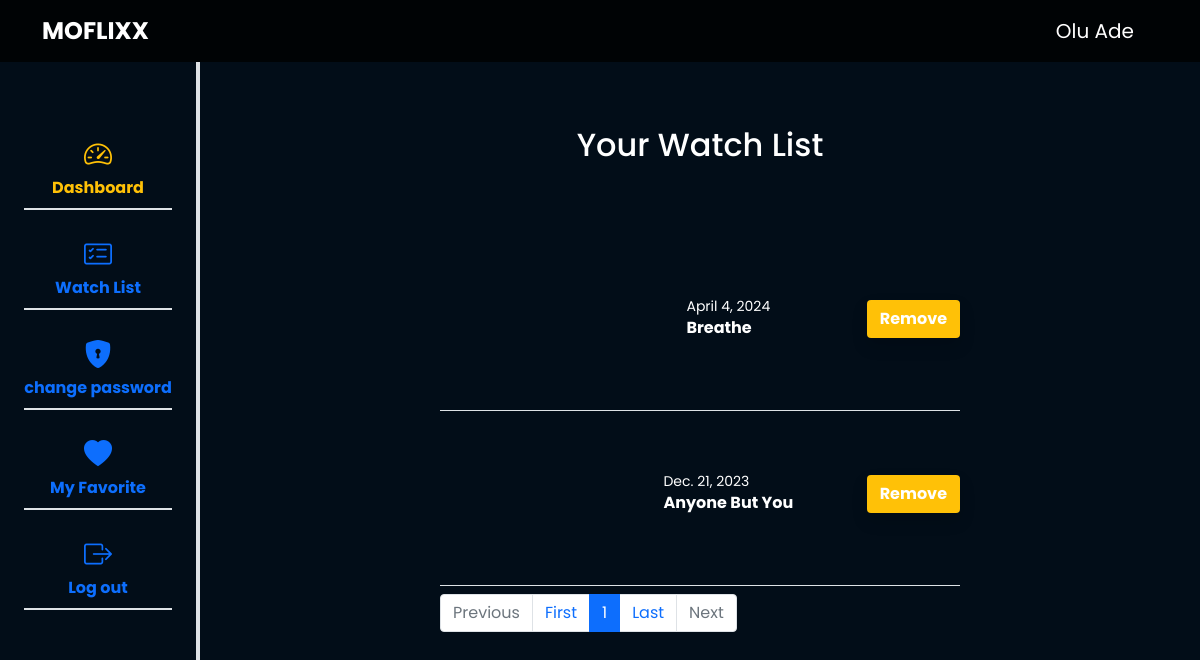
The app's page /watchlist/watchlist (signed in), older data.
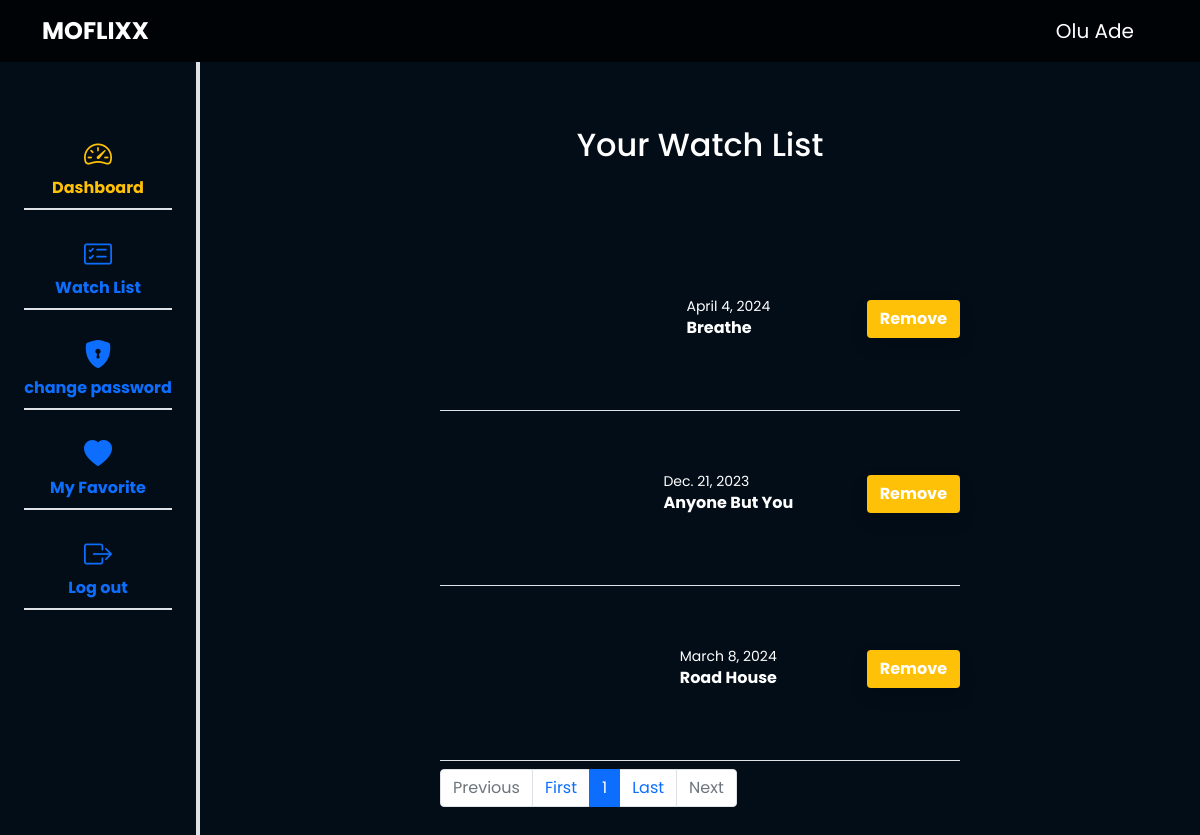
The same page, newer data.
### apps/watchlists/models.py (models this page shows, shortened)
class WatchList(BaseModel):
    user = models.ForeignKey(CustomUser, on_delete=models.CASCADE, related_name='watchlist', blank=True, null=True)
    movie = models.ForeignKey(Movie, on_delete=models.CASCADE, null=True, blank=True)

### apps/movies/models.py (models this page shows, shortened)
class Movie(BaseModel):
    title = models.CharField(max_length=255, null=True, blank=True)
    tag = models.CharField(max_length=50, null=True, blank=True)
    poster_path = models.URLField(max_length=50, null=True, blank=True)
    rating = models.CharField(max_length=50, null=True, blank=True)
    overview = models.TextField()
    release_date = models.DateField()

### apps/watchlists/views.py (the view)
# urls.py: path('watchlist', views.WatchListView.as_view(), name="watchlist"),
class WatchListView(LoginRequiredMixin, generic.ListView):
    model = WatchList
    fields = '__all__'
    template_name = "watchlists/watch_list.html"
    context_object_name = "watchlists"
    paginate_by = 4
    def get_queryset(self):
        return super().get_queryset().filter(user=self.request.user)

### apps/users/models.py (called while the page is built)
    def get_full_name(self):
        return f"{self.first_name.capitalize()} {self.last_name.capitalize()}"

### apps/watchlists/templates/watchlists/watch_list.html (shortened to what this page needs)
{% extends "dashboard.html" %}
{% load static %}
{% block content %}
  <main class="d-flex">
    <div class="col-12 col-md-9 mx-auto password">
      <div class="container-sm">
        <h2 class="text-center py-3 mt-5">Your Watch List</h2>
        {% if watchlists %}
          <div class="wrapper py-5">
            {% for watchlist in watchlists %}
            <div class="d-flex justify-content-between align-items-center border-bottom pb-3 position-relative mt-2" >
              <div class="img-card rounded overflow-hidden">
              </div>
              <div>
                <small>{{ watchlist.movie.release_date }}</small>
                <h5 class="card-title fs-6 fw-bold">{{ watchlist.movie.title }}</h5>
              </div>
              <a href="{% url "remove_from_watchlist" watchlist.id %}" class="custom-btn btn fw-bolder shadow">Remove</a>
            </div>
            {% endfor %}
            <nav aria-label="..." class="py-2 align-items-center">
              <ul class="pagination">
                {% if page_obj.has_previous %}
                <li class="page-item">
                  <a href="?page={{ page_obj.previous_page_number }}" class="page-link">Previous</a>
                </li>
                {% else %}
                <li class="page-item disabled">
                  <span class="page-link">Previous</span>
                </li>
                {% endif %}
                <li class="page-item"><a href="?page=1" class="page-link">First</a></li>
                {% for num in page_obj.paginator.page_range %}
                {% if num == page_obj.number %}
                <li class="page-item active" aria-current="page">
                  <span class="page-link">{{ num }}</span>
                </li>
                {% else %}
                <li class="page-item">
                  <a href="?page={{ num }}" class="page-link">{{ num }}</a>
                </li>
                {% endif %}
                {% endfor %}
                <li class="page-item"><a href="?page={{ page_obj.paginator.num_pages }}" class="page-link">Last</a></li>
                {% if page_obj.has_next %}
                <li class="page-item">
                  <a href="?page={{ page_obj.next_page_number }}" class="page-link">Next</a>
                </li>
                {% else %}
                <li class="page-item disabled">
                  <span class="page-link">Next</span>
                </li>
                {% endif %}
              </ul>
            </nav>
          </div>
        {% else %}
          <h4 class="text-center py-3">you haven't added any movie to your watchlist.</h4>
        {% endif %}
      </div>
    </div>
  </main>
{% endblock content %}

Row changes from the older to the newer data that the page shows:
added WatchList: movie.release_date "March 8, 2024", movie "Road House"
